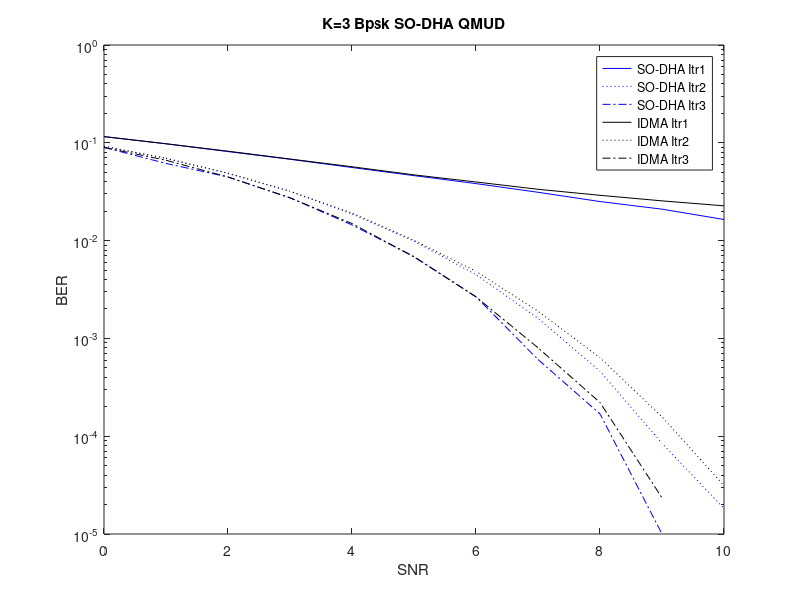

The MATLAB script that drew this image:
SNR =[0,1,2,3,6,8,10];
Qitr1 = [1.5885e-01,1.4529e-01,1.3411e-01,1.2375e-01,1.0196e-01,9.2596e-02 ,8.5402e-02];
Qitr2 = [1.2167e-01,1.0027e-01,8.1255e-02,6.3818e-02,2.6219e-02,1.2439e-02,5.1289e-03];
Qitr3 = [1.1357e-01 ,8.8354e-02,6.5579e-02,4.4948e-02,6.6960e-03,6.4388e-04 ,1.2370e-05 ];
Qitr4 = [1.1162e-01 , 8.4969e-02  , 6.0527e-02 ,3.8645e-02  , 3.4147e-03 ,2.0052e-04];

Iitr1 = [1.5904e-01,1.4511e-01,1.3403e-01,1.2421e-01,1.0311e-01,9.4486e-02,8.9354e-02];
Iitr2 = [1.2148e-01,1.0012e-01,8.1276e-02 ,6.4435e-02,2.8148e-02 ,1.4940e-02 ,8.6986e-03 ];
Iitr3 = [1.1323e-01,8.8375e-02 ,6.5633e-02,4.5762e-02,7.5176e-03,9.3229e-04,4.7526e-05];
Iitr4 = [1.1133e-01,8.4966e-02 , 6.0546e-02,3.9221e-02 ,3.6217e-03,2.3242e-04 ];
semilogy(SNR,Qitr1,'b-',SNR,Qitr2,'b:',SNR,Qitr3,'b-.',SNR,Iitr1,'k-',SNR,Iitr2,'k:',SNR,Iitr3,'k-.');
title('K=6 Bpsk SO-DHA QMUD');
xlabel('SNR'),ylabel('BER');
legend('SO-DHA Itr1','SO-DHA Itr2','SO-DHA Itr3','IDMA Itr1','IDMA Itr2','IDMA Itr3');

SNR =[0,1,2,3,4,5,6,7,8,9,10];
Qitr1 = [1.1587e-01,9.7687e-02,8.1314e-02,6.7876e-02,5.5898e-02,4.6182e-02,3.8262e-02,3.1198e-02,2.5081e-02,2.0965e-02,1.6435e-02];
Qitr2 = [9.2079e-02,6.9052e-02,4.8536e-02,3.1889e-02,1.8669e-02,9.8620e-03,4.4857e-03,1.6042e-03,4.6224e-04,8.4635e-05,1.8229e-05];
Qitr3 = [8.9729e-02,6.1546e-02,4.4721e-02,2.7409e-02,1.4452e-02,6.8737e-03,2.6654e-03,6.0859e-04,1.6911e-04,1e-5];
Qitr4 = [8.9462e-02,6.5199e-02,4.4781e-02,2.6746e-02,1.3984e-02,6.6068e-03];

Iitr1 = [1.1557e-01,9.7792e-02,8.2099e-02,6.8271e-02,5.6904e-02,4.7009e-02,3.9771e-02,3.3473e-02,2.9048e-02,2.5488e-02,2.2678e-02];
Iitr2 = [9.2204e-02,6.9604e-02,4.9022e-02,3.1975e-02,1.9186e-02,1.0074e-02,4.8620e-03,1.8958e-03,6.3542e-04,1.5755e-04,3.1250e-05];
Iitr3 = [8.9779e-02,6.6270e-02,4.4721e-02,2.7388e-02,1.4944e-02,6.8086e-03,2.6576e-03,8.0208e-04,2.2135e-04,2.3438e-05];
Iitr4 = [8.9398e-02,6.5799e-02,4.4212e-02,2.6707e-02,1.4460e-02,6.4974e-03,2.5469e-03,7.7214e-04,2.1875e-04,2.3438e-05];
semilogy(SNR,Qitr1,'b-',SNR,Qitr2,'b:',SNR(1:10),Qitr3,'b-.',SNR,Iitr1,'k-',SNR,Iitr2,'k:',SNR(1:10),Iitr3,'k-.');
title('K=3 Bpsk SO-DHA QMUD');
xlabel('SNR'),ylabel('BER');
legend('SO-DHA Itr1','SO-DHA Itr2','SO-DHA Itr3','IDMA Itr1','IDMA Itr2','IDMA Itr3');